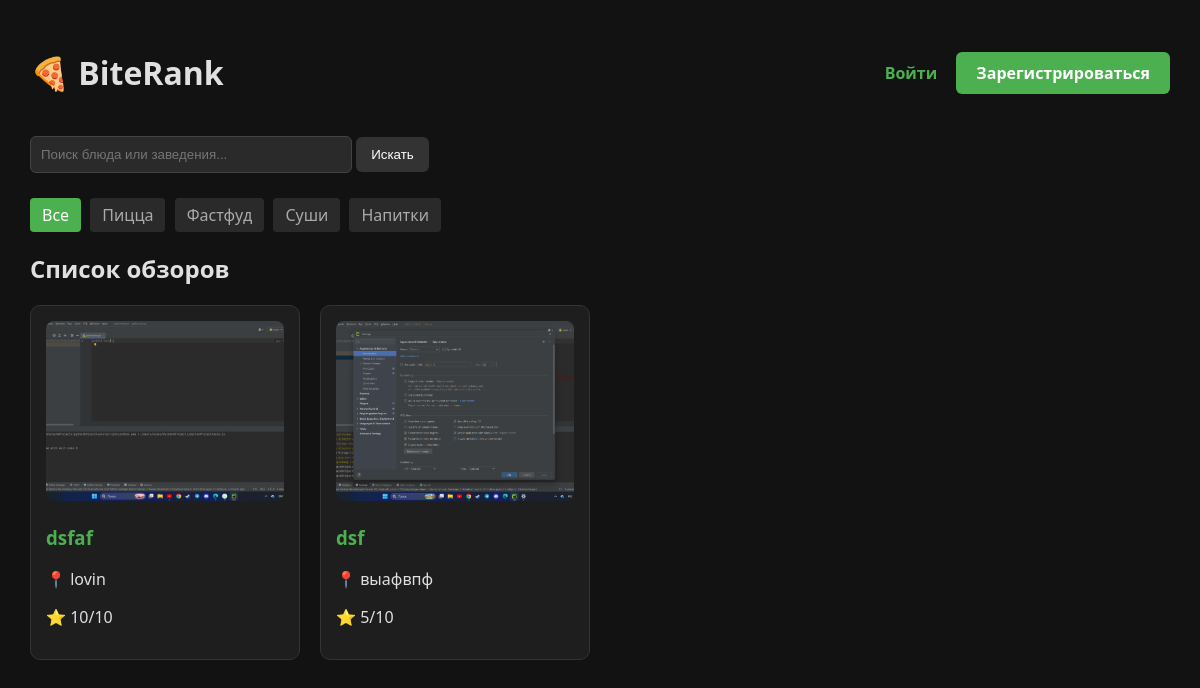
Before: / with the older database file.
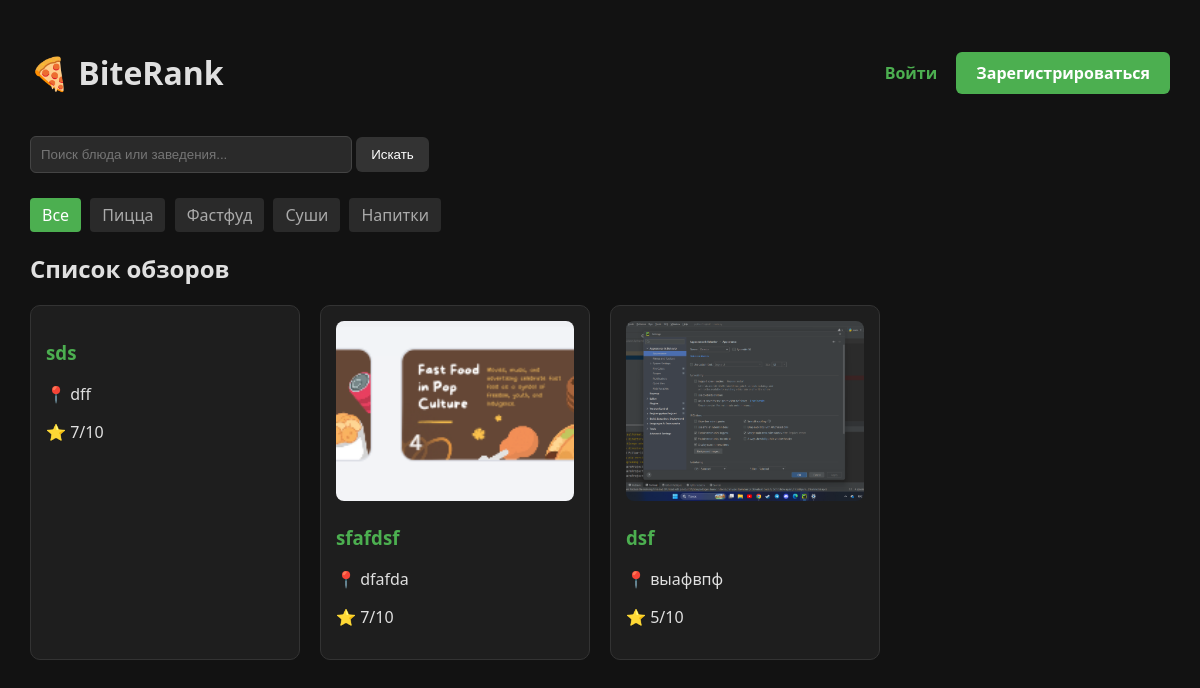
After: the same page with the newer database file.
### reviews/models.py (models this page shows, shortened)
class Category(models.Model):
    name = models.CharField(max_length=100, verbose_name="Название категории")
    class Meta:
        verbose_name = "Категория"
        verbose_name_plural = "Категории"

class Dish(models.Model):
    title = models.CharField(max_length=200, verbose_name="Название блюда")
    place = models.CharField(max_length=200, verbose_name="Заведение")
    category = models.ForeignKey(Category, on_delete=models.SET_NULL, null=True, blank=True, verbose_name="Категория")
    rating = models.IntegerField(
        validators=[
            MinValueValidator(1, message="Оценка не может быть меньше 1"),
            MaxValueValidator(10, message="Оценка не может быть больше 10")
        ],
        verbose_name="Оценка (1-10)"
    )
    description = models.TextField(blank=True, verbose_name="Описание / Отзыв")
    image = models.ImageField(upload_to='dishes/', blank=True, null=True, verbose_name="Изображение")
    author = models.ForeignKey(User, on_delete=models.CASCADE, verbose_name="Автор")
    created_at = models.DateTimeField(auto_now_add=True)
    class Meta:
        verbose_name = "Блюдо"
        verbose_name_plural = "Блюда"

### reviews/views.py (the view)
# urls.py: path('', views.home, name='home'),
def home(request):
    query = request.GET.get('q', '')
    category_id = request.GET.get('category', '')
    dishes = Dish.objects.all().order_by('-created_at')
    if query:
        dishes = dishes.filter(
            Q(title__icontains=query) | Q(place__icontains=query)
        )
    if category_id:
        dishes = dishes.filter(category_id=category_id)
    categories = Category.objects.all()
    context = {
        'dishes': dishes,
        'categories': categories,
        'query': query,
        'selected_category': category_id,
    }
    return render(request, 'reviews/home.html', context)

### reviews/templates/reviews/home.html (shortened to what this page needs)
<!DOCTYPE html>
<html lang="ru">
<head>
</head>
<body>
    <div class="header">
        <h1>🍕 BiteRank</h1>
        <div>
            {% if user.is_authenticated %}
                <span style="margin-right: 15px;">Привет, <strong>{{ user.username }}</strong>!</span>
                <a href="{% url 'profile' %}" class="btn btn-blue">Профиль</a>
                <a href="{% url 'add_dish' %}" class="btn">+ Добавить обзор</a>
                <a href="{% url 'logout' %}" class="btn btn-red">Выйти</a>
            {% else %}
                <a href="{% url 'login' %}" style="color: #4caf50; margin-right: 15px; text-decoration: none; font-weight: bold;">Войти</a>
                <a href="{% url 'register' %}" class="btn">Зарегистрироваться</a>
            {% endif %}
        </div>
    </div>
    <div class="search-box">
        <form method="get" action="{% url 'home' %}">
            <input type="text" name="q" placeholder="Поиск блюда или заведения..." value="{{ query }}">
            <button type="submit" style="padding: 10px 15px; background: #333; color: white; border: none; border-radius: 6px; cursor: pointer;">Искать</button>
        </form>
    </div>
    <div class="categories">
        <a href="{% url 'home' %}" class="category-btn {% if not selected_category %}active{% endif %}">Все</a>
        {% for category in categories %}
            <a href="?category={{ category.id }}" class="category-btn {% if selected_category == category.id|stringformat:'s' %}active{% endif %}">
                {{ category.name }}
            </a>
        {% endfor %}
    </div>
    <h2>Список обзоров</h2>
    <div class="dish-grid">
        {% for dish in dishes %}
            <div class="dish-card">
                {% if dish.image %}
                    <img src="{{ dish.image.url }}" alt="{{ dish.title }}">
                {% endif %}
                <h3><a href="{% url 'dish_detail' pk=dish.pk %}" style="color: #4caf50; text-decoration: none;">{{ dish.title }}</a></h3>
                <p>📍 {{ dish.place }}</p>
                <p>⭐ {{ dish.rating }}/10</p>
            </div>
        {% empty %}
            <p>Обзоров пока нет.</p>
        {% endfor %}
    </div>
</body>
</html>

Changed rows visible on the page:
removed Dish: image (picture), title "dsfaf", place "lovin", rating "10"
added Dish: title "sds", place "dff", rating "7"
added Dish: image (picture), title "sfafdsf", place "dfafda", rating "7"
